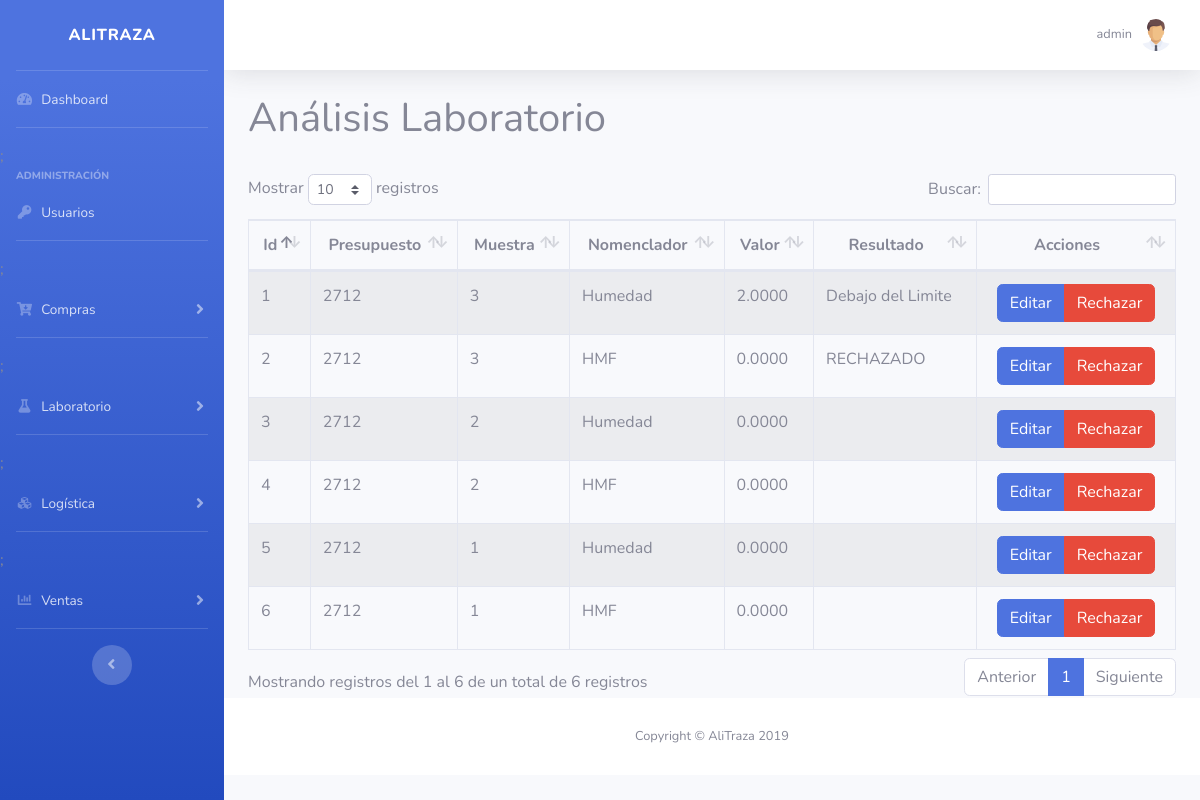
/dashboard/analisis.php (signed in), run on the app's committed database.
### tables this page shows
CREATE TABLE `analisis` (
  `id_analisis` int(5) NOT NULL,
  `id_presupuesto` int(5) NOT NULL,
  `id_tipo_analisis` int(5) NOT NULL,
  `muestra` int(5) NOT NULL,
  `valor` decimal(10,4) NOT NULL,
  `rechazo` varchar(50) NOT NULL
);

CREATE TABLE `presupuestos` (
  `id_presupuesto` int(5) NOT NULL,
  `num_presupuesto` int(5) NOT NULL,
  `productor` varchar(50) NOT NULL,
  `fecha` date NOT NULL,
  `cantidad` int(4) NOT NULL,
  `estado` int(2) NOT NULL
);

CREATE TABLE `tipo_analisis` (
  `id_tipo_analisis` int(5) NOT NULL,
  `nomenclador` varchar(30) NOT NULL,
  `detalle` varchar(50) NOT NULL,
  `limite_inferior` decimal(10,4) NOT NULL,
  `limite_superior` decimal(10,4) NOT NULL,
  `unidad` varchar(10) NOT NULL,
  `rechazo` varchar(10) NOT NULL
);

### dashboard/analisis.php (the view, shortened to what this page needs)
<?php require_once "../dashboard/vistas/parte_superior.php"?>
<div class="container">
    <h1>Análisis Laboratorio</h1>
    <?php
        $objeto = new Conexion();
        $conexion = $objeto->Conectar();
        $consulta = "SELECT `id_analisis`AS id, presupuestos.num_presupuesto AS presupuesto, tipo_analisis.nomenclador, muestra,valor,analisis.rechazo AS resultado FROM analisis INNER JOIN presupuestos ON analisis.id_presupuesto = presupuestos.id_presupuesto INNER JOIN tipo_analisis ON analisis.id_tipo_analisis = tipo_analisis.id_tipo_analisis";
        $resultado = $conexion->prepare($consulta);
        $resultado->execute();
        $data=$resultado->fetchAll(PDO::FETCH_ASSOC);
    ?>
</div>
<br>
<div class="container">
    <div class="row">
        <div class="col-lg-12">
            <div class="table-responsive">
                <table id="tablaAnalisis" class="table table-striped table-bordered table-condensed" style="width:100%">
                    <thead class="text-center">
                        <tr>
                            <th>Id</th>
                            <th>Presupuesto</th>
                            <th>Muestra</th>
                            <th>Nomenclador</th>
                            <th>Valor</th>
                            <th>Resultado</th>
                            <th>Acciones</th>
                        </tr>
                    </thead>
                    <tbody>
                        <?php
                        foreach($data as $datp) {
                        ?>
                        <tr>
                        <td><?php echo $datp['id'] ?></td>
                        <td><?php echo $datp['presupuesto'] ?></td>
                        <td><?php echo $datp['muestra'] ?></td>
                        <td><?php echo $datp['nomenclador'] ?></td>
                        <td><?php echo $datp['valor'] ?></td>
                        <td><?php echo $datp['resultado'] ?></td>
                        <td></td>
                        </tr>
                        <?php
                            }
                        ?>
                    </tbody>
                </table>
            </div>
        </div>
    </div>
</div>
<?php require_once "../dashboard/vistas/parte_inferior.php"?>

### dashboard/vistas/parte_superior.php (shortened to what this page needs)
<!DOCTYPE html>
<html lang="es">
<head>
  <link href="vendor/fontawesome-free/css/all.min.css" rel="stylesheet" type="text/css">
  <link href="vendor/css/sb-admin-2.min.css" rel="stylesheet">
    <link rel="stylesheet" type="text/css" href="vendor/datatables/datatables.min.css"/>
    <link rel="stylesheet"  type="text/css" href="vendor/datatables/DataTables-1.10.18/css/dataTables.bootstrap4.min.css">
</head>
<body id="page-top">
  <div id="wrapper">
    <ul class="navbar-nav bg-gradient-primary sidebar sidebar-dark accordion" id="accordionSidebar">
      <a class="sidebar-brand d-flex align-items-center justify-content-center" href="index.php">
        <div class="sidebar-brand-text mx-3">AliTraza</div>
      </a>
      <hr class="sidebar-divider my-0">
      <li class="nav-item">
        <a class="nav-link" href="index.php">
          <i class="fas fa-fw fa-tachometer-alt"></i>
          <span>Dashboard</span></a>
      </li>
      <hr class="sidebar-divider">
      <?php require 'seleccion_modulos.php' ?>
      <div class="text-center d-none d-md-inline">
        <button class="rounded-circle border-0" id="sidebarToggle"></button>
      </div>
    </ul>
    <div id="content-wrapper" class="d-flex flex-column">
      <div id="content">
        <nav class="navbar navbar-expand navbar-light bg-white topbar mb-4 static-top shadow">
          <ul class="navbar-nav ml-auto">
            <li class="nav-item dropdown no-arrow">
              <a class="nav-link dropdown-toggle" href="#" id="userDropdown" role="button" data-toggle="dropdown" aria-haspopup="true" aria-expanded="false">
                <span class="mr-2 d-none d-lg-inline text-gray-600 small"><?php echo $_SESSION["s_usuario"];?></span>
                <img class="img-profile rounded-circle" src="vendor/img/user.png">
              </a>
            </li>
          </ul>
        </nav>

### dashboard/vistas/seleccion_modulos.php (shortened to what this page needs)
<?php if($_SESSION["s_tipo"]=="admin" ){ ?>;
  <div class="sidebar-heading">
    Administración
  </div>
  <li class="nav-item">
    <a class="nav-link" href="usuarios.php">
      <i class="fas fa-fw fa-key"></i>
      <span>Usuarios</span>
    </a>
  </li>
  <hr class="sidebar-divider d-none d-md-block">
<?php } ?>
<?php if($_SESSION["s_tipo"]=="compras" || $_SESSION["s_tipo"]=="admin"){ ?>;
  <li class="nav-item">
    <a class="nav-link collapsed" href="#" data-toggle="collapse" data-target="#collapseThree" aria-expanded="true" aria-controls="collapseThree">
      <i class="fas fa-fw fa-cart-arrow-down"></i>
      <span>Compras</span>
    </a>
  </li>
  <hr class="sidebar-divider d-none d-md-block">
<?php } ?>
<?php if($_SESSION["s_tipo"]=="laboratorio" || $_SESSION["s_tipo"]=="admin"){ ?>;
  <li class="nav-item">
    <a class="nav-link collapsed" href="#" data-toggle="collapse" data-target="#collapseFour" aria-expanded="true" aria-controls="collapseFour">
      <i class="fas fa-fw fa-flask"></i>
      <span>Laboratorio</span>
    </a>
  </li>
  <hr class="sidebar-divider d-none d-md-block">
<?php } ?>
<?php if($_SESSION["s_tipo"]=="logistica" || $_SESSION["s_tipo"]=="admin"){ ?>;
  <li class="nav-item">
    <a class="nav-link collapsed" href="#" data-toggle="collapse" data-target="#collapseFive" aria-expanded="true" aria-controls="collapseFour">
      <i class="fas fa-fw fa-cubes"></i>
      <span>Logística</span>
    </a>
  </li>
  <hr class="sidebar-divider d-none d-md-block">
<?php } ?>
<?php if($_SESSION["s_tipo"]=="ventas" || $_SESSION["s_tipo"]=="admin"){ ?>;
  <li class="nav-item">
    <a class="nav-link collapsed" href="#" data-toggle="collapse" data-target="#collapseSix" aria-expanded="true" aria-controls="collapseSix">
      <i class="fas fa-fw fa-chart-bar"></i>
      <span>Ventas</span>
    </a>
  </li>
  <hr class="sidebar-divider d-none d-md-block">
<?php } ?>

### dashboard/vistas/parte_inferior.php (shortened to what this page needs)
      </div>
      <footer class="sticky-footer bg-white">
        <div class="container my-auto">
          <div class="copyright text-center my-auto">
            <span>Copyright &copy; AliTraza 2019</span>
          </div>
        </div>
      </footer>
    </div>
  </div>
</body>
</html>

### data on the page
analisis: id_analisis "1", id_presupuesto.num_presupuesto "2712", muestra "3", id_tipo_analisis.nomenclador "Humedad", valor "2.0000", rechazo "Debajo del Limite"
analisis: id_analisis "2", id_presupuesto.num_presupuesto "2712", muestra "3", id_tipo_analisis.nomenclador "HMF", valor "0.0000", rechazo "RECHAZADO"
analisis: id_analisis "3", id_presupuesto.num_presupuesto "2712", muestra "2", id_tipo_analisis.nomenclador "Humedad", valor "0.0000"
analisis: id_analisis "4", id_presupuesto.num_presupuesto "2712", muestra "2", id_tipo_analisis.nomenclador "HMF", valor "0.0000"
analisis: id_analisis "5", id_presupuesto.num_presupuesto "2712", muestra "1", id_tipo_analisis.nomenclador "Humedad", valor "0.0000"
analisis: id_analisis "6", id_presupuesto.num_presupuesto "2712", muestra "1", id_tipo_analisis.nomenclador "HMF", valor "0.0000"

### other printed values
$_SESSION["s_usuario"] "admin"
